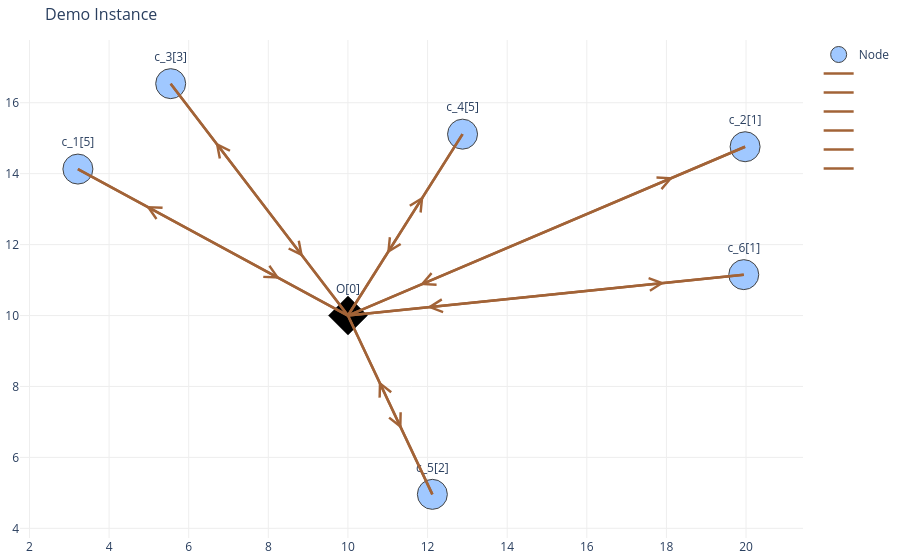

This figure's notebook cell:
### Code cell
op_routes = getOptimalSolution(TRP_model2_2)
plotSolution(TRP_model2_2,getOptimalSolution(TRP_model2_2),constant_dict, _graph_name="Demo Instance")

### Figure 1 — Plotly figure (JSON) as saved in the notebook; plotly's stock layout.template omitted (floating-point values rounded to 4 significant figures)
{"data": [{"marker": {"color": [2, 2, 2, 2, 2, 2, 4], "colorscale": [[0, "rgb(0,0,0)"], [0.25, "rgb(230,0,0)"], [0.5, "rgb(230,210,0)"], [0.75, "rgb(255,255,255)"], [1, "rgb(160,200,255)"]], "line": {"width": 1}, "reversescale": true, "showscale": false, "size": 30, "symbol": ["circle", "circle", "circle", "circle", "circle", "circle", "diamond"]}, "mode": "markers+text", "name": "Node", "text": ["c_2[1]", "c_5[2]", "c_4[5]", "c_3[3]", "c_6[1]", "c_1[5]", "O[0]"], "textposition": "top center", "type": "scatter", "x": [19.98, 12.12, 12.88, 5.547, 19.94, 3.217, 10], "y": [14.76, 4.958, 15.11, 16.54, 11.15, 14.13, 10]}, {"hoverinfo": "text", "line": {"color": "#a26337", "width": 2.5}, "mode": "lines", "name": "", "type": "scatter", "x": [3.217, 10, null, 10, 3.217, null], "y": [14.13, 10, null, 10, 14.13, null]}, {"hoverinfo": "text", "line": {"color": "#a26337", "width": 2.5}, "mode": "lines", "name": "", "type": "scatter", "x": [19.98, 10, null, 10, 19.98, null], "y": [14.76, 10, null, 10, 14.76, null]}, {"hoverinfo": "text", "line": {"color": "#a26337", "width": 2.5}, "mode": "lines", "name": "", "type": "scatter", "x": [5.547, 10, null, 10, 5.547, null], "y": [16.54, 10, null, 10, 16.54, null]}, {"hoverinfo": "text", "line": {"color": "#a26337", "width": 2.5}, "mode": "lines", "name": "", "type": "scatter", "x": [12.88, 10, null, 10, 12.88, null], "y": [15.11, 10, null, 10, 15.11, null]}, {"hoverinfo": "text", "line": {"color": "#a26337", "width": 2.5}, "mode": "lines", "name": "", "type": "scatter", "x": [12.12, 10, null, 10, 12.12, null], "y": [4.958, 10, null, 10, 4.958, null]}, {"hoverinfo": "text", "line": {"color": "#a26337", "width": 2.5}, "mode": "lines", "name": "", "type": "scatter", "x": [19.94, 10, null, 10, 19.94, null], "y": [11.15, 10, null, 10, 11.15, null]}], "layout": {"annotations": [{"arrowcolor": "#a26337", "arrowhead": 5, "arrowsize": 2.5, "ax": 5.729, "axref": "x", "ay": 12.6, "ayref": "y", "showarrow": true, "x": 8.292, "xref": "x", "y": 11.04, "yref": "y"}, {"arrowcolor": "#a26337", "arrowhead": 5, "arrowsize": 2.5, "ax": 7.488, "axref": "x", "ay": 11.53, "ayref": "y", "showarrow": true, "x": 4.925, "xref": "x", "y": 13.09, "yref": "y"}, {"arrowcolor": "#a26337", "arrowhead": 5, "arrowsize": 2.5, "ax": 14.51, "axref": "x", "ay": 12.15, "ayref": "y", "showarrow": true, "x": 11.81, "xref": "x", "y": 10.86, "yref": "y"}, {"arrowcolor": "#a26337", "arrowhead": 5, "arrowsize": 2.5, "ax": 15.46, "axref": "x", "ay": 12.61, "ayref": "y", "showarrow": true, "x": 18.17, "xref": "x", "y": 13.9, "yref": "y"}, {"arrowcolor": "#a26337", "arrowhead": 5, "arrowsize": 2.5, "ax": 7.185, "axref": "x", "ay": 14.13, "ayref": "y", "showarrow": true, "x": 8.874, "xref": "x", "y": 11.65, "yref": "y"}, {"arrowcolor": "#a26337", "arrowhead": 5, "arrowsize": 2.5, "ax": 8.362, "axref": "x", "ay": 12.41, "ayref": "y", "showarrow": true, "x": 6.673, "xref": "x", "y": 14.88, "yref": "y"}, {"arrowcolor": "#a26337", "arrowhead": 5, "arrowsize": 2.5, "ax": 12.45, "axref": "x", "ay": 14.36, "ayref": "y", "showarrow": true, "x": 10.98, "xref": "x", "y": 11.74, "yref": "y"}, {"arrowcolor": "#a26337", "arrowhead": 5, "arrowsize": 2.5, "ax": 10.43, "axref": "x", "ay": 10.76, "ayref": "y", "showarrow": true, "x": 11.9, "xref": "x", "y": 13.37, "yref": "y"}, {"arrowcolor": "#a26337", "arrowhead": 5, "arrowsize": 2.5, "ax": 11.94, "axref": "x", "ay": 5.391, "ayref": "y", "showarrow": true, "x": 10.78, "xref": "x", "y": 8.156, "yref": "y"}, {"arrowcolor": "#a26337", "arrowhead": 5, "arrowsize": 2.5, "ax": 10.18, "axref": "x", "ay": 9.567, "ayref": "y", "showarrow": true, "x": 11.35, "xref": "x", "y": 6.802, "yref": "y"}, {"arrowcolor": "#a26337", "arrowhead": 5, "arrowsize": 2.5, "ax": 14.97, "axref": "x", "ay": 10.58, "ayref": "y", "showarrow": true, "x": 11.99, "xref": "x", "y": 10.23, "yref": "y"}, {"arrowcolor": "#a26337", "arrowhead": 5, "arrowsize": 2.5, "ax": 14.98, "axref": "x", "ay": 10.58, "ayref": "y", "showarrow": true, "x": 17.96, "xref": "x", "y": 10.92, "yref": "y"}], "hovermode": "closest", "margin": {"b": 20, "l": 5, "r": 5, "t": 40}, "plot_bgcolor": "rgba(0,0,0,0)", "showlegend": true, "title": {"font": {"size": 16}, "text": "Demo Instance"}, "xaxis": {"gridcolor": "#eee", "showgrid": true, "showticklabels": true, "zeroline": true}, "yaxis": {"gridcolor": "#eee", "showgrid": true, "showticklabels": true, "zeroline": true}}}
